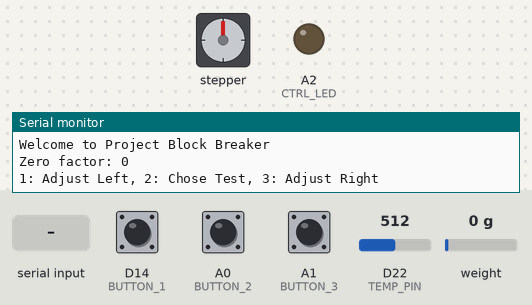
Simulated run of this sketch. Board: Arduino MKR. Shown: stepper motor, output pins drawn as LEDs (lit = HIGH), the last lines printed to the serial monitor. Inputs (shaded band) come from the test bench; at power-on: D14 (BUTTON_1) LOW, A0 (BUTTON_2) LOW, A1 (BUTTON_3) LOW, D22 (TEMP_PIN) = 512, weight on the scale 0 g. WiFi joins after 1.5 s; servers stay silent unless stated; uploads are accepted with an empty reply; stepper angles assume 200 steps per turn.

Above: at 15.3 s.
15.4 s: D14 (BUTTON_1) pulled HIGH for 3.2 s
At 19.5 s:
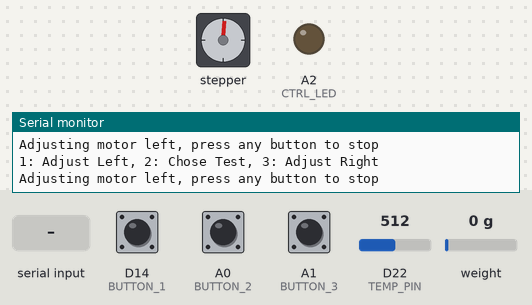
20.1 s: A0 (BUTTON_2) pulled HIGH for 1 s
At 22.3 s:
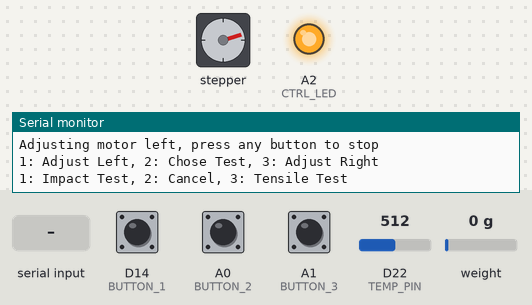
22.6 s: A1 (BUTTON_3) pulled HIGH for 0.15 s
At 23.25 s:
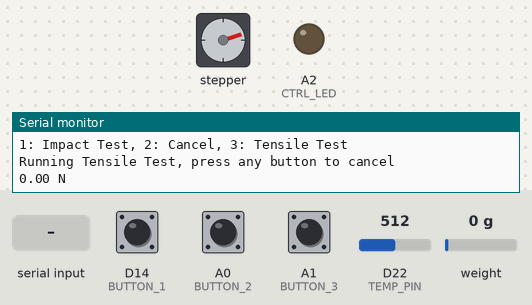
25.7 s: "30,150\n" received over Serial
At 28.4 s:
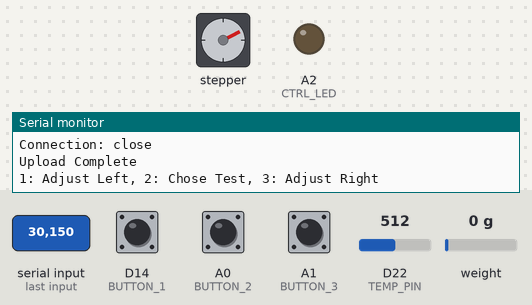
28.7 s: "3\n" received over Serial
At 29.5 s:
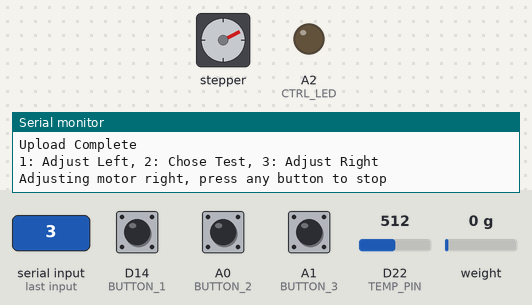
31.7 s: D14 (BUTTON_1) pulled HIGH for 0.15 s
At 32.3 s:
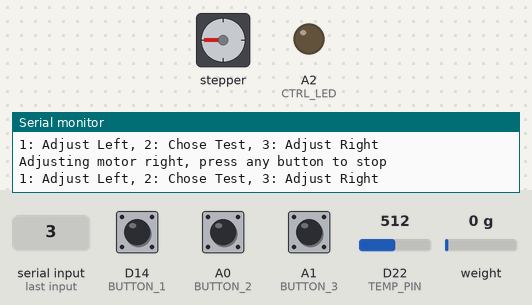
Timing chart, 0 to 34.4 s (numbered marks = the images above; inputs shaded):
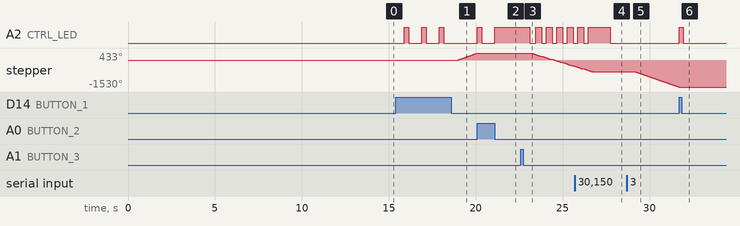

Measured:
- after the input at 20.1 s, A2 (CTRL_LED): LOW → HIGH at once, → LOW 0.25 s later, → HIGH 0.75 s later
- after the input at 22.6 s, A2 (CTRL_LED): HIGH → LOW after 0.50 s, then repeats every 0.60 s: HIGH 0.35 s, LOW 0.25 s; stepper: keeps turning counter-clockwise at about 292°/s, starting after 0.50 s
- after the input at 25.7 s, stepper: goes on until 26.7 s, then stays -657°
- after the input at 28.7 s, stepper: keeps turning counter-clockwise at about 350°/s, starting after 0.50 s
- after the input at 31.7 s, A2 (CTRL_LED): LOW → HIGH at once, → LOW 0.25 s later

The sketch:

arduino_code.ino
```cpp
#include <HX711.h>
#include <AccelStepper.h>
#include <SPI.h>
#include <WiFiNINA.h>

//USER DECLARED VARIABLES////////////////////////////////////////////////////////
char ssid[] = "Wifi Name";
char pass[] = "Password";
/////////////////////////////////////////////////////////////////////////////////

#define LOADCELL_SCK_PIN  2
#define LOADCELL_DOUT_PIN  3
#define DIR_PIN  5 //for stepper motor
#define STEP_PIN  6 //
#define BUTTON_1  14 //left
#define BUTTON_2  15 //middle
#define BUTTON_3  16 //right
#define CTRL_LED  17
#define TEMP_PIN  A7
#define STEP_SPEED  200.0 //speed of stepper motor in steps/sec
#define STEPS_PER_ROT 200.0
#define DIST_PER_ROT 0.008 //in meters
#define TEMP_RES 10000
#define IPAddress 192.168.176.182

HX711 scale;

int button = 0;
int ledState = LOW;  // ledState used to set the LED
unsigned long previousMillis = 0;  // will store last time LED was updated
unsigned long currentMillis = 0;
long interval = 500;  // interval at which to blink (milliseconds)
int input = 0;  //for reading serial port
double calibration_factor = -20250; //-20250 worked for our PSD-S1 load cell
double data [256]; //to store readings
double testMax = 0;
double impEng = 0;
double temp = 25;
int testType = 0;

//wifi setup
int port = 8080;
char server[] = "IPAddress";
WiFiClient client;
unsigned long lastRequestTime = 0;
const unsigned long requestInterval = 60000;


AccelStepper myStepper(AccelStepper::DRIVER, STEP_PIN, DIR_PIN); // setup stepper motor

void setup() {
  pinMode(CTRL_LED, OUTPUT);
  pinMode(BUTTON_1, INPUT);
  pinMode(BUTTON_2, INPUT);
  pinMode(BUTTON_3, INPUT);

  myStepper.setMaxSpeed(1000);
  myStepper.setSpeed(STEP_SPEED); // speed the motor will turn at

  scale.begin(LOADCELL_DOUT_PIN, LOADCELL_SCK_PIN);
  scale.set_scale();
  scale.tare();  //zero the scale

  //Wifi Setup//////////////////////////////////////////////////////////////////////////////////////////

  if (WiFi.status() == WL_NO_SHIELD) {
    Serial.println("WiFi shield not present");
    while (true);
  }

  int status = WL_IDLE_STATUS;
  while (status != WL_CONNECTED) {
    Serial.println("Attempting to connect to WiFi...");
    status = WiFi.begin(ssid, pass);
    delay(10000); // Adjust the delay as needed
    Serial.println(WiFi.status());
  }

  Serial.println("Connected to WiFi");


  char aePayld[256]; // Make sure the array is large enough to hold the payload
  sprintf(aePayld, "{ \"m2m:ae\": { \"rr\": true, \"api\": \"NR_AE001\", \"apn\": \"IOTApp\", \"csz\": [ \"application/json\" ], \"srv\": [ \"2a\" ], \"rn\": \"Data\", \"poa\": [ \"http://192.168.176.182:8080\" ] } }");

  if (client.connect(server, port)) {
    Serial.println("Connected to server");
    client.println("POST /id-in HTTP/1.1");
    client.println("Host: 192.168.176.182:8080");
    client.println("Connection: close");
    client.println("X-M2M-RI: xyz1");
    client.println("X-M2M-Origin: CData");
    client.println("X-M2M-RVI: 3");
    client.println("Content-Type: application/json;ty=2");
    client.print("Content-Length: ");
    client.println(strlen(aePayld));
    client.println();
    client.println(aePayld);
  } else {
    Serial.println("Connection to server failed");
  }
  while (client.connected()) {
    if (client.available()) {
        char c = client.read();
        Serial.print(c);
    }
  }
  client.stop();

  char cntPayld[] = "{ \"m2m:cnt\": { \"rn\": \"CNT001\", \"lbl\": [ \"key1\", \"key2\" ], \"mni\": 10 } }";
  Serial.println("Container Create Request");
  Serial.println("************************");
  Serial.println(cntPayld);
  Serial.println("************************\n");
  if(client.connect(server, port)){
    client.println("POST /cse-in/Data HTTP/1.1");
    client.println("Host: 192.168.176.182:8080");
    client.println("Connection: close");
    client.println("X-M2M-RI: xyz1");
    client.println("X-M2M-Origin: CData");
    client.println("X-M2M-RVI: 3");
    client.println("Content-Type: application/json;ty=3");
    client.print("Content-Length: ");
    client.println(strlen(cntPayld));
    client.println();
    client.println(cntPayld);

  }
  else{
    Serial.println("Connection to server failed2");
  }
    while (client.connected()) {
      if (client.available()) {
          char c = client.read();
          Serial.print(c);
      }
  }
  client.stop();

  //setup stop//////////////////////////////////////////////////////////////////////////////////////////

  Serial.begin(9600);
  Serial.println("Welcome to Project Block Breaker");

  long zero_factor = scale.read_average(); //Get a baseline reading
  Serial.print("Zero factor: "); //This can be used to remove the need to tare the scale. Useful in permanent scale projects.
  Serial.println(zero_factor);
}

void loop() {
  //choice 1
  double temp = 25;
  int testType = 0;
  testMax = 0;
    for(int i=0; i<100; i++){
      data[i] = 0; // clear data for new test
    }

  button = 0;
  Serial.println("1: Adjust Left, 2: Chose Test, 3: Adjust Right");
  while(button == 0){
    digitalWrite(CTRL_LED, LOW);
    if(digitalRead(BUTTON_1)==HIGH){
      button = 1;}
    else if(digitalRead(BUTTON_2)==HIGH){
      button = 2;}
    else if(digitalRead(BUTTON_3)==HIGH){
      button = 3;}
    if (Serial.available() > 0) {
      input = Serial.read();
      if((input >= 49) && (input <= 51)){
        button = input - 48;
      }
    }
  }
  delay(500);

  //choice 1 result
  test_select:
  if(button == 1){
    Serial.println("Adjusting motor left, press any button to stop");
    //adjust motor left
    manualMove(STEP_SPEED);
  }
  else if(button == 3){
    Serial.println("Adjusting motor right, press any button to stop");
    //adjust motor right
    manualMove(-STEP_SPEED);
  }
  else if(button == 2){
    //select test/choice 2
    button = 0;
    Serial.println("1: Impact Test, 2: Cancel, 3: Tensile Test");
    while(button == 0){
      digitalWrite(CTRL_LED, HIGH);
      if(digitalRead(BUTTON_1)==HIGH){
        button = 1;}
      else if(digitalRead(BUTTON_2)==HIGH){
        button = 2;}
      else if(digitalRead(BUTTON_3)==HIGH){
        button = 3;}
      if (Serial.available() > 0) {
        input = Serial.read();
        if((input >= 49) && (input <= 51)){
          button = input - 48;
        }
      }
    }
    delay(500);
    digitalWrite(CTRL_LED, LOW);
  }
  else{button = 0;}

  //choice 2 result
  if(button == 1){
    Serial.println("Running Impact Test...");
    //Run Impact Test/////////////////////////////////////////////////////////////////////////////////////////
    testMax = 0;
    impEng = 0;
    testType = 2;
    temp = 0;
    for(int i=0; i<100; i++){
      data[i] = 0; // clear data for new test
    }
    int i = 0;
    scale.set_scale(calibration_factor);
    myStepper.setSpeed(STEP_SPEED);

    button = 0;
    while(button == 0){
      myStepper.runSpeed();
      if((digitalRead(BUTTON_1)==HIGH)||(digitalRead(BUTTON_2)==HIGH)||(digitalRead(BUTTON_3)==HIGH)){
        button = 1;
      }
      if (Serial.available() > 0) {
        input = Serial.read();
        if((input >= 49) && (input <= 51)){
          button = 1;
        }
      }
      data[i] = (scale.get_units()*4.4482); //calibrated for lbs, so converting to newtons
      Serial.print(data[i]);
      Serial.println(" N");

      if(data[i] > testMax){
        testMax = data[i];
      }
      else if(abs(data[i]+3) < abs(testMax/2)){
        button = 1;
      }
      i++;

      temp = getTemp()/256;

      digitalWrite(CTRL_LED, LOW);
      for(int i = 0; i<250; i++){
        myStepper.runSpeed();
        delay(1);
      }
      digitalWrite(CTRL_LED, HIGH);
      for(int i = 0; i<250; i++){
        myStepper.runSpeed();
        delay(1);
      }
    }
    myStepper.stop();
    button = 1;
    //calculate temp
    temp = temp*(256/(i+1));
    //calculate impact energy here
    for(int i = 0; i<255; i++){
      impEng += data[i] * ((STEP_SPEED/2.0) / STEPS_PER_ROT) * DIST_PER_ROT;
      if(data[i] == testMax){break;}
    }

    delay(500);
    Serial.print("Impact Test Complete, Peak Force: ");
    Serial.print(testMax);
    Serial.println(" N");
    Serial.print("Impact Energy: ");
    Serial.print(impEng);
    Serial.println(" J");
    Serial.print("Temperature: ");
    Serial.print(temp);
    Serial.println(" C");
    //end of test//////////////////////////////////////////////////////////////////////////////////////////////////
  }
  else if(button == 3){
    Serial.println("Running Tensile Test, press any button to cancel");
    //Run Tensile Test/////////////////////////////////////////////////////////////////////////////////////////
    testMax = 0;
    testType = 1;
    temp = 0;
    impEng = 0;
    for(int i=0; i<100; i++){
      data[i] = 0; // clear data for new test
    }
    int i = 0;
    scale.set_scale(calibration_factor);
    myStepper.setSpeed(-STEP_SPEED);

    button = 0;
    while(button == 0){
      myStepper.runSpeed();
      if((digitalRead(BUTTON_1)==HIGH)||(digitalRead(BUTTON_2)==HIGH)||(digitalRead(BUTTON_3)==HIGH)){
        button = 1;
      }
      if (Serial.available() > 0) {
        input = Serial.read();
        if((input >= 49) && (input <= 51)){
          button = 1;
        }
      }
      data[i] = (scale.get_units()*4.4482)*(-1); //calibrated for lbs, so converting to newtons
      Serial.print(data[i]);
      Serial.println(" N");

      if(data[i] > testMax){
        testMax = data[i];
      }
      else if(abs(data[i]+3) < abs(testMax/2)){
        button = 1;
      }
      i++;

      temp = getTemp()/256;

      digitalWrite(CTRL_LED, LOW);
      for(int i = 0; i<250; i++){
        myStepper.runSpeed();
        delay(1);
      }
      digitalWrite(CTRL_LED, HIGH);
      for(int i = 0; i<250; i++){
        myStepper.runSpeed();
        delay(1);
      }
    }
    myStepper.stop();
    //calculate temp
    temp = temp*(256/(i+1));
    delay(500);
    button = 1;
    Serial.print("Tensile Test Complete, Tensile Strength: ");
    Serial.print(testMax);
    Serial.println(" N");
    Serial.print("Temperature: ");
    Serial.print(temp);
    Serial.println(" C");
    //end of test//////////////////////////////////////////////////////////////////////////////////////////////////
  }
  else if(button == 2){
      //return to start
      button = 0;
  }
  else{button = 0;}

  //choice 3
  if(button != 0){
    button = 0;
    digitalWrite(CTRL_LED, HIGH);
    Serial.println("1: Upload Results, 2: Cancel to Start, 3: Add Test");
    while(button == 0){
      digitalWrite(CTRL_LED, HIGH);
      if(digitalRead(BUTTON_1)==HIGH){
        button = 1;}
      else if(digitalRead(BUTTON_2)==HIGH){
        button = 2;}
      else if(digitalRead(BUTTON_3)==HIGH){
        button = 3;}
      if (Serial.available() > 0) {
        input = Serial.read();
        if((input >= 49) && (input <= 51)){
          button = input - 48;
        }
      }
    }
    delay(500);
    digitalWrite(CTRL_LED, LOW);
  }

  if(button == 1){
    Serial.println("Uploading...");
    //Upload results//////////////////////////////////////////////////////////////////////////////
    //int testType _ double testMax _ double impEng _ double temp

    std::string strData = std::to_string(testType) + " " + std::to_string(testMax) + " " + std::to_string(impEng) + " " + std::to_string(temp);
    char string64[256];
    strcpy(string64, strData.c_str());

    String ciPayld = "{ \"m2m:cin\": { \"cnf\": \"application/text:0\", \"con\": \"" + String(string64) + "\" } }";
    Serial.println("CI Create Request");
    Serial.println("************************");
    Serial.println(ciPayld);
    Serial.println("************************\n");
    if(client.connect(server, port)){
      client.println("POST /cse-in/Data/CNT001 HTTP/1.1");
      client.println("Host: 192.168.176.182:8080");
      client.println("Connection: close");
      client.println("X-M2M-RI: xyz1");
      client.println("X-M2M-Origin: CData");
      client.println("X-M2M-RVI: 3");
      client.println("Content-Type: application/json;ty=4");
      client.print("Content-Length: ");
      client.println(ciPayld.length());
      client.println();
      client.println(ciPayld);
    }
    else{
      Serial.println("Connection to server failed3");
    }
      while (client.connected()) {
        if (client.available()) {
            char c = client.read();
            Serial.print(c);
        }
    }
    client.stop();


//end upload/////////////////////////////////////////////////////////////////////////////////
    Serial.println("Upload Complete");
  }
  else if(button == 3){
    Serial.println("Running Another Test");
    //Prep for another test
    button = 2;
    goto test_select;
  }
  else if(button == 2){
      //return to start
      button = 0;
  }
  else{button = 0;}
}
double getTemp(){
  float reading;

  reading = analogRead(TEMP_PIN);

  reading = (1023 / reading)  - 1;     // (1023/ADC - 1)
  reading = TEMP_RES / reading;  // 10K / (1023/ADC - 1)

  //1/T = a + b(ln(Rt/R25)) + c(ln(Rt/R25))^2 + d(ln(Rt/R25))^3
  double temp = (1.0/(0.003354 + 0.0002563*log(reading/3000.0) + pow(0.000002083*log(reading/3000.0), 2.0)) + pow(0.000000073*log(reading/3000.0), 3.0))-273.15;

  return(temp);
}

void manualMove(int speed){
  myStepper.setSpeed(speed);
  button = 0;
  while(button == 0){
    myStepper.runSpeed();
    if((digitalRead(BUTTON_1)==HIGH)||(digitalRead(BUTTON_2)==HIGH)||(digitalRead(BUTTON_3)==HIGH)){
      button = 1;
    }
    if (Serial.available() > 0) {
      input = Serial.read();
      if((input >= 49) && (input <= 51)){
        button = 1;
      }
    }
  }
  myStepper.stop();
  button = 0;
  digitalWrite(CTRL_LED, HIGH);
  delay(250);
  digitalWrite(CTRL_LED, LOW);
  delay(250);
}
```
